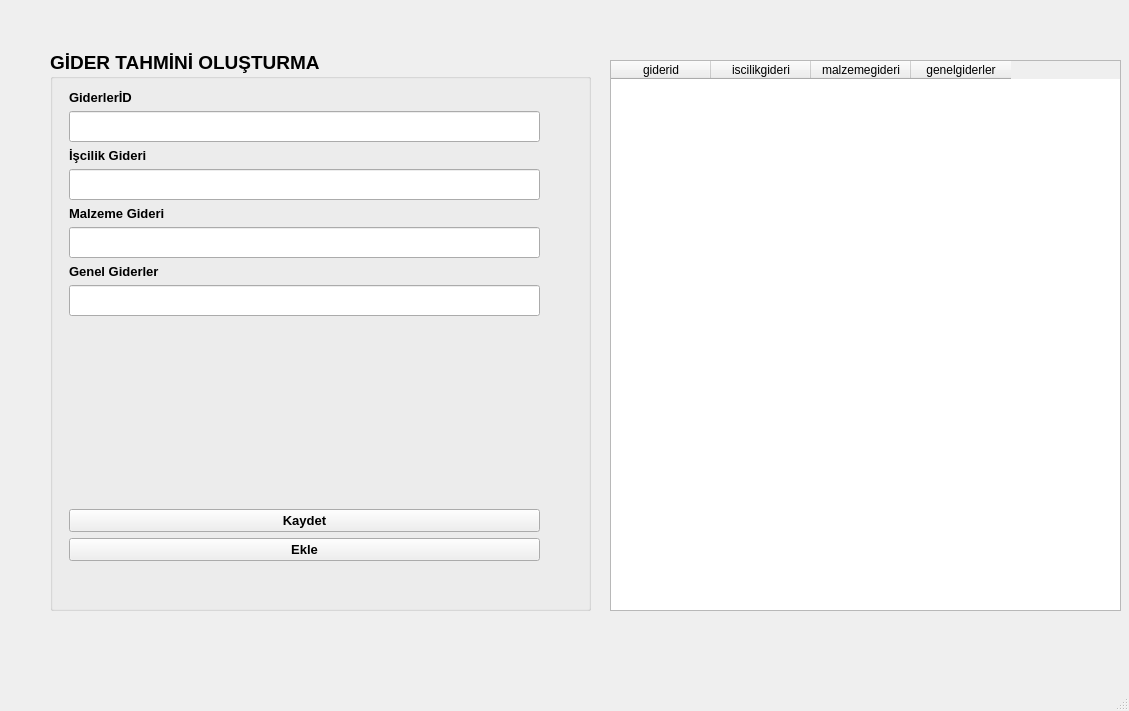
<?xml version="1.0" encoding="UTF-8"?>
<ui version="4.0">
 <class>MainWindow</class>
 <widget class="QMainWindow" name="MainWindow">
  <property name="geometry">
   <rect>
    <x>0</x>
    <y>0</y>
    <width>1129</width>
    <height>711</height>
   </rect>
  </property>
  <property name="windowTitle">
   <string>MainWindow</string>
  </property>
  <widget class="QWidget" name="centralwidget">
   <widget class="QGroupBox" name="groupBox">
    <property name="geometry">
     <rect>
      <x>50</x>
      <y>50</y>
      <width>541</width>
      <height>561</height>
     </rect>
    </property>
    <property name="font">
     <font>
      <family>MS Sans Serif</family>
      <pointsize>14</pointsize>
      <weight>75</weight>
      <bold>true</bold>
     </font>
    </property>
    <property name="title">
     <string>GİDER TAHMİNİ OLUŞTURMA</string>
    </property>
    <widget class="QWidget" name="verticalLayoutWidget">
     <property name="geometry">
      <rect>
       <x>19</x>
       <y>40</y>
       <width>471</width>
       <height>471</height>
      </rect>
     </property>
     <layout class="QVBoxLayout" name="verticalLayout">
      <item>
       <widget class="QLabel" name="label_2">
        <property name="font">
         <font>
          <pointsize>10</pointsize>
         </font>
        </property>
        <property name="text">
         <string>GiderlerİD</string>
        </property>
       </widget>
      </item>
      <item>
       <widget class="QLineEdit" name="lineEditgider">
        <property name="font">
         <font>
          <pointsize>14</pointsize>
         </font>
        </property>
       </widget>
      </item>
      <item>
       <widget class="QLabel" name="label">
        <property name="font">
         <font>
          <pointsize>10</pointsize>
         </font>
        </property>
        <property name="text">
         <string>İşcilik Gideri</string>
        </property>
       </widget>
      </item>
      <item>
       <widget class="QLineEdit" name="lineEditiscilik"/>
      </item>
      <item>
       <widget class="QLabel" name="label_4">
        <property name="font">
         <font>
          <pointsize>10</pointsize>
         </font>
        </property>
        <property name="text">
         <string>Malzeme Gideri</string>
        </property>
       </widget>
      </item>
      <item>
       <widget class="QLineEdit" name="lineEditmalzeme"/>
      </item>
      <item>
       <widget class="QLabel" name="label_3">
        <property name="font">
         <font>
          <pointsize>10</pointsize>
         </font>
        </property>
        <property name="text">
         <string>Genel Giderler</string>
        </property>
       </widget>
      </item>
      <item>
       <widget class="QLineEdit" name="lineEditgenel"/>
      </item>
      <item>
       <spacer name="verticalSpacer">
        <property name="orientation">
         <enum>Qt::Vertical</enum>
        </property>
        <property name="sizeHint" stdset="0">
         <size>
          <width>20</width>
          <height>40</height>
         </size>
        </property>
       </spacer>
      </item>
      <item>
       <widget class="QPushButton" name="pushBtnkaydet">
        <property name="font">
         <font>
          <pointsize>10</pointsize>
         </font>
        </property>
        <property name="text">
         <string>Kaydet</string>
        </property>
       </widget>
      </item>
      <item>
       <widget class="QPushButton" name="pushBtnekle">
        <property name="font">
         <font>
          <pointsize>10</pointsize>
         </font>
        </property>
        <property name="text">
         <string>Ekle</string>
        </property>
       </widget>
      </item>
     </layout>
    </widget>
   </widget>
   <widget class="QWidget" name="horizontalLayoutWidget">
    <property name="geometry">
     <rect>
      <x>610</x>
      <y>60</y>
      <width>511</width>
      <height>551</height>
     </rect>
    </property>
    <layout class="QHBoxLayout" name="horizontalLayout">
     <item>
      <widget class="QTableWidget" name="tableWidget">
       <column>
        <property name="text">
         <string>giderid</string>
        </property>
       </column>
       <column>
        <property name="text">
         <string>iscilikgideri</string>
        </property>
       </column>
       <column>
        <property name="text">
         <string>malzemegideri</string>
        </property>
       </column>
       <column>
        <property name="text">
         <string>genelgiderler</string>
        </property>
       </column>
      </widget>
     </item>
    </layout>
   </widget>
  </widget>
  <widget class="QMenuBar" name="menubar">
   <property name="geometry">
    <rect>
     <x>0</x>
     <y>0</y>
     <width>1129</width>
     <height>26</height>
    </rect>
   </property>
  </widget>
  <widget class="QStatusBar" name="statusbar"/>
 </widget>
 <resources/>
 <connections/>
</ui>
